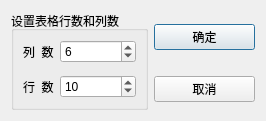
<?xml version="1.0" encoding="UTF-8"?>
<ui version="4.0">
 <class>qwdialogsize</class>
 <widget class="QDialog" name="qwdialogsize">
  <property name="geometry">
   <rect>
    <x>0</x>
    <y>0</y>
    <width>266</width>
    <height>118</height>
   </rect>
  </property>
  <property name="windowTitle">
   <string>Dialog</string>
  </property>
  <layout class="QGridLayout" name="gridLayout">
   <item row="0" column="0" rowspan="2">
    <widget class="QGroupBox" name="groupBox">
     <property name="title">
      <string>设置表格行数和列数</string>
     </property>
     <layout class="QFormLayout" name="formLayout">
      <item row="0" column="0">
       <widget class="QLabel" name="label_2">
        <property name="text">
         <string>列  数</string>
        </property>
       </widget>
      </item>
      <item row="0" column="1">
       <widget class="QSpinBox" name="spinBoxColumn">
        <property name="minimum">
         <number>1</number>
        </property>
        <property name="maximum">
         <number>500</number>
        </property>
        <property name="value">
         <number>6</number>
        </property>
       </widget>
      </item>
      <item row="2" column="0">
       <widget class="QLabel" name="label">
        <property name="text">
         <string>行  数</string>
        </property>
       </widget>
      </item>
      <item row="2" column="1">
       <widget class="QSpinBox" name="spinBoxRow">
        <property name="minimum">
         <number>1</number>
        </property>
        <property name="maximum">
         <number>500</number>
        </property>
        <property name="value">
         <number>10</number>
        </property>
       </widget>
      </item>
      <item row="1" column="1">
       <spacer name="verticalSpacer">
        <property name="orientation">
         <enum>Qt::Vertical</enum>
        </property>
        <property name="sizeHint" stdset="0">
         <size>
          <width>20</width>
          <height>40</height>
         </size>
        </property>
       </spacer>
      </item>
     </layout>
    </widget>
   </item>
   <item row="0" column="1">
    <widget class="QPushButton" name="btnOK">
     <property name="text">
      <string>确定</string>
     </property>
     <property name="icon">
      <iconset>
       <normaloff>:/images/images/704.bmp</normaloff>:/images/images/704.bmp</iconset>
     </property>
    </widget>
   </item>
   <item row="1" column="1">
    <widget class="QPushButton" name="btnCancel">
     <property name="text">
      <string>取消</string>
     </property>
     <property name="icon">
      <iconset>
       <normaloff>:/images/images/706.bmp</normaloff>:/images/images/706.bmp</iconset>
     </property>
    </widget>
   </item>
  </layout>
 </widget>
 <resources/>
 <connections>
  <connection>
   <sender>btnOK</sender>
   <signal>clicked()</signal>
   <receiver>qwdialogsize</receiver>
   <slot>accept()</slot>
   <hints>
    <hint type="sourcelabel">
     <x>219</x>
     <y>35</y>
    </hint>
    <hint type="destinationlabel">
     <x>132</x>
     <y>58</y>
    </hint>
   </hints>
  </connection>
  <connection>
   <sender>btnCancel</sender>
   <signal>clicked()</signal>
   <receiver>qwdialogsize</receiver>
   <slot>reject()</slot>
   <hints>
    <hint type="sourcelabel">
     <x>219</x>
     <y>85</y>
    </hint>
    <hint type="destinationlabel">
     <x>132</x>
     <y>58</y>
    </hint>
   </hints>
  </connection>
 </connections>
</ui>
